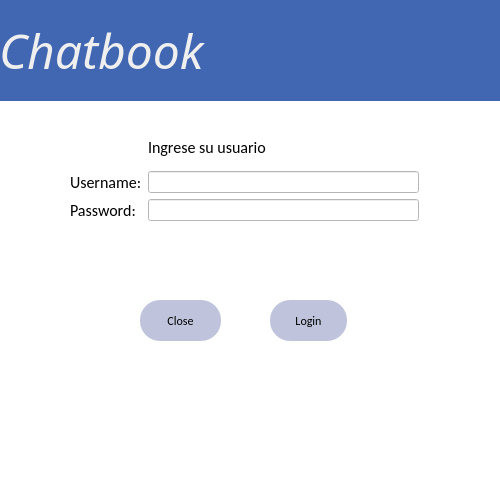
<?xml version="1.0" encoding="UTF-8"?>
<ui version="4.0">
 <class>centralwidget</class>
 <widget class="QDialog" name="centralwidget">
  <property name="geometry">
   <rect>
    <x>0</x>
    <y>0</y>
    <width>500</width>
    <height>500</height>
   </rect>
  </property>
  <property name="maximumSize">
   <size>
    <width>1000</width>
    <height>1000</height>
   </size>
  </property>
  <property name="windowTitle">
   <string>Dialog</string>
  </property>
  <property name="styleSheet">
   <string notr="true">background-color: rgb(255,255, 255);</string>
  </property>
  <widget class="QWidget" name="layoutWidget">
   <property name="geometry">
    <rect>
     <x>70</x>
     <y>130</y>
     <width>349</width>
     <height>91</height>
    </rect>
   </property>
   <layout class="QGridLayout" name="gridLayout">
    <item row="3" column="1">
     <widget class="QLineEdit" name="lineEdit_2">
      <property name="styleSheet">
       <string notr="true">
background-color: rgb(255, 255, 255);</string>
      </property>
      <property name="echoMode">
       <enum>QLineEdit::Password</enum>
      </property>
     </widget>
    </item>
    <item row="2" column="0">
     <widget class="QLabel" name="label_3">
      <property name="font">
       <font>
        <family>Calibri</family>
        <pointsize>12</pointsize>
       </font>
      </property>
      <property name="text">
       <string>Username:</string>
      </property>
     </widget>
    </item>
    <item row="2" column="1">
     <widget class="QLineEdit" name="lineEdit">
      <property name="font">
       <font>
        <family>Consolas</family>
       </font>
      </property>
      <property name="styleSheet">
       <string notr="true">
background-color: rgb(255, 255, 255);</string>
      </property>
     </widget>
    </item>
    <item row="3" column="0">
     <widget class="QLabel" name="label_4">
      <property name="font">
       <font>
        <family>Calibri</family>
        <pointsize>12</pointsize>
       </font>
      </property>
      <property name="text">
       <string>Password:</string>
      </property>
     </widget>
    </item>
    <item row="1" column="1">
     <widget class="QLabel" name="label_2">
      <property name="font">
       <font>
        <family>Calibri</family>
        <pointsize>12</pointsize>
       </font>
      </property>
      <property name="text">
       <string>Ingrese su usuario</string>
      </property>
     </widget>
    </item>
   </layout>
  </widget>
  <widget class="QLabel" name="label_5">
   <property name="geometry">
    <rect>
     <x>50</x>
     <y>240</y>
     <width>411</width>
     <height>20</height>
    </rect>
   </property>
   <property name="styleSheet">
    <string notr="true">font: 11pt &quot;Consolas&quot;;
color: red;</string>
   </property>
   <property name="text">
    <string/>
   </property>
  </widget>
  <widget class="QPushButton" name="pushButton">
   <property name="geometry">
    <rect>
     <x>270</x>
     <y>300</y>
     <width>77</width>
     <height>41</height>
    </rect>
   </property>
   <property name="font">
    <font>
     <family>Calibri</family>
    </font>
   </property>
   <property name="styleSheet">
    <string notr="true">border-radius:20px;
background-color: rgb(191, 196, 220);</string>
   </property>
   <property name="text">
    <string>Login</string>
   </property>
  </widget>
  <widget class="QPushButton" name="pushButton_2">
   <property name="geometry">
    <rect>
     <x>140</x>
     <y>300</y>
     <width>81</width>
     <height>41</height>
    </rect>
   </property>
   <property name="font">
    <font>
     <family>Calibri</family>
    </font>
   </property>
   <property name="styleSheet">
    <string notr="true">border-radius:20px;
background-color: rgb(191, 196, 220);</string>
   </property>
   <property name="text">
    <string>Close</string>
   </property>
  </widget>
  <widget class="QLabel" name="label">
   <property name="geometry">
    <rect>
     <x>-1</x>
     <y>0</y>
     <width>501</width>
     <height>101</height>
    </rect>
   </property>
   <property name="font">
    <font>
     <family>Harlow Solid Italic</family>
     <pointsize>36</pointsize>
     <italic>true</italic>
    </font>
   </property>
   <property name="styleSheet">
    <string notr="true">background-color: rgb(66, 103, 178);
color: rgb(239, 239, 239);</string>
   </property>
   <property name="text">
    <string>Chatbook</string>
   </property>
  </widget>
 </widget>
 <resources/>
 <connections/>
</ui>
